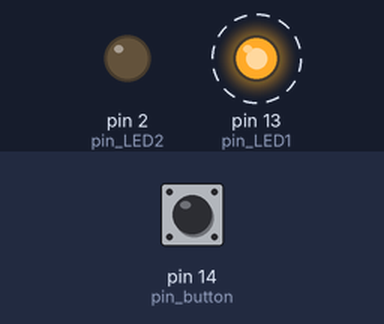
The sketch below on a simulated Arduino Uno, built with avr-gcc and run on an emulated ATmega328P. Shown: output pins drawn as LEDs (lit = HIGH). Dashed ring = blinking. The inputs (shaded band) are chosen by the test bench; at power-on: pin 14 (pin_button) LOW.

Above: at 1.2 s.
1.3 s: pin 14 (pin_button) pulled HIGH for 0.15 s
At 3.8 s:
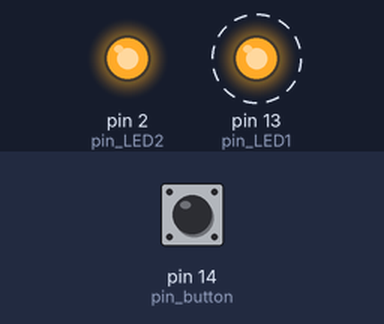
4.4 s: pin 14 (pin_button) pulled HIGH for 1 s
At 6.3 s:
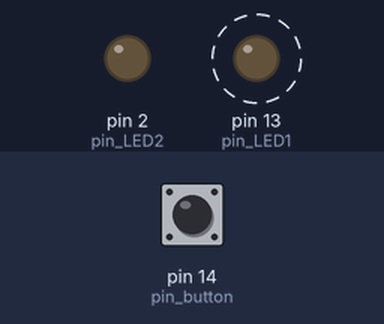
8.4 s: pin 14 (pin_button) pulled HIGH for 3.2 s
At 10.6 s:
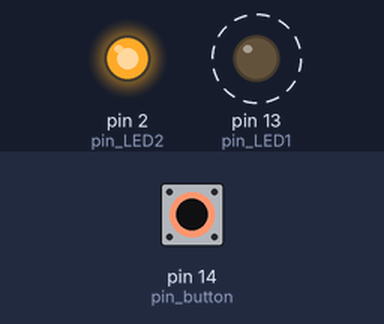
Timing chart, 0 to 20.6 s (numbered marks = the images above; inputs shaded):
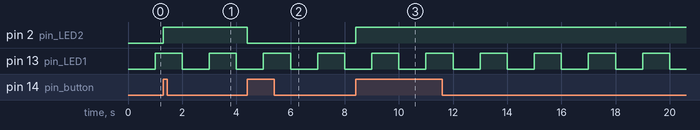

The sketch:

Sketch8_5.ino
```cpp
int pin_button = 14; // Button pin
int pin_LED1 = 13, pin_LED2 = 2; // LED pins
unsigned long time_previous, time_current;
boolean LED_state1 = false; // LED1 state
boolean LED_state2 = false;
boolean buttonState = false; // Button state

void setup() {
  pinMode(pin_button, INPUT);
  pinMode(pin_LED1, OUTPUT);
  digitalWrite(pin_LED1, LED_state1);
  pinMode(pin_LED2, OUTPUT);
  digitalWrite(pin_LED2, LED_state2);
  time_previous = millis(); // Current time
}

void loop() {
  time_current = millis();
  if (time_current - time_previous >= 1000) {
    time_previous = time_current; // Update start time
    LED_state1 = !LED_state1; // LED1 status switching
    digitalWrite(pin_LED1, LED_state1);
  }

  // Check button state without delay
  boolean newButtonState = digitalRead(pin_button);
  if (newButtonState != buttonState) {
    buttonState = newButtonState; // Update the button state

    if (buttonState == HIGH) { // Button is pressed
      LED_state2 = !LED_state2; // LED2 status switching
      digitalWrite(pin_LED2, LED_state2);
    }
  }
}
```

Measured:
- after the input at 1.3 s, pin 2 (pin_LED2): LOW → HIGH at once
- after the input at 4.4 s, pin 2 (pin_LED2): HIGH → LOW at once
- after the input at 8.4 s, pin 2 (pin_LED2): LOW → HIGH at once
- by itself, pin 13 (pin_LED1): alternates HIGH for 1.0 s and LOW for 1.0 s
